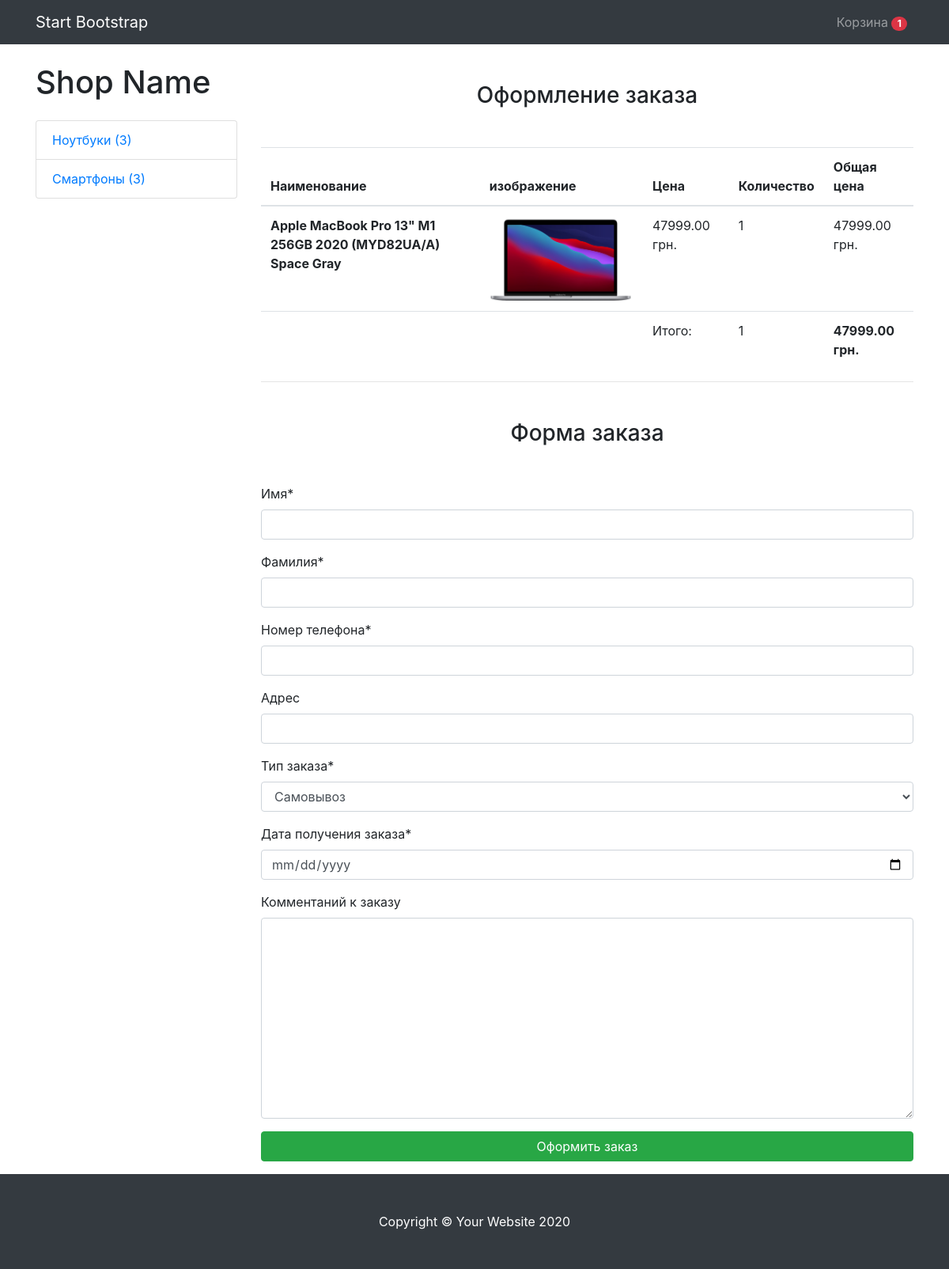
/checkout/ (signed in), run on an earlier commit of the app's database.
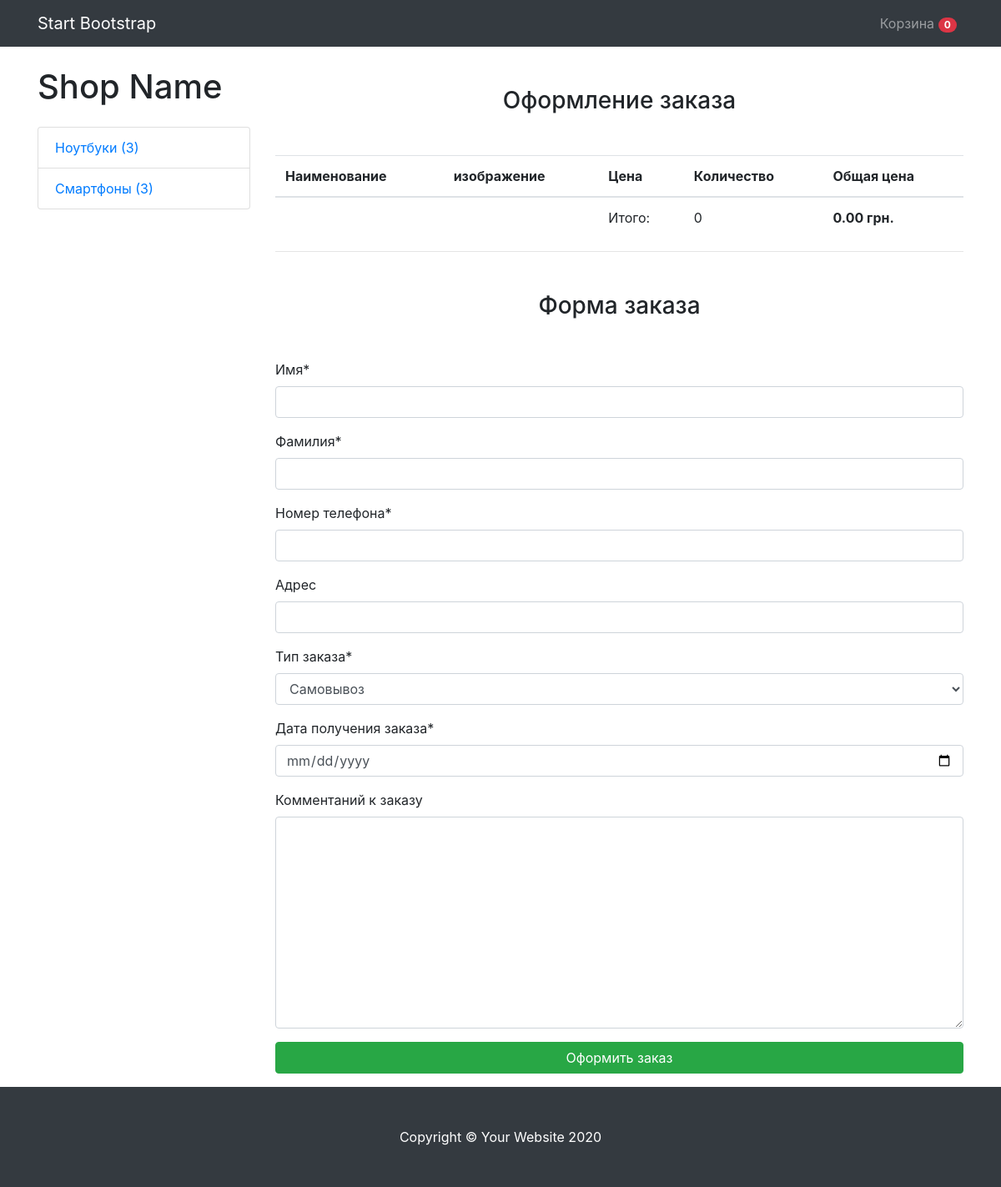
And on a later commit of the database.
### mainapp/models.py (models this page shows, shortened)
class Cart(models.Model):
    owner = models.ForeignKey("Customer", null=True, verbose_name="Владелец", on_delete=models.CASCADE)
    products = models.ManyToManyField(CartProduct, blank=True, related_name="related_cart")    # связь с объектом CartProdukt (многие ко многим). blank=True - для проверки даных. поле может быть пустым
    total_product = models.PositiveIntegerField(default=0)
    final_price = models.DecimalField(
        max_digits=9, decimal_places=2, verbose_name="Общая цена", default=0
    )
    in_order = models.BooleanField(default=False)    # для определения является корзина в заказе или нет (по умолчанию - нет)
    for_anonymous_user = models.BooleanField(default=False)

class Category(models.Model):
    name = models.CharField(max_length=255, verbose_name="Имя категории")    # строка из 255 символов
    slug = models.SlugField(unique=True)    # уникальный слаг для URL
    objects = CategoryManager()
    def get_absolute_url(self):    # настройка url
        return reverse("mainapp:category_detail", kwargs={"slug": self.slug})

class CartProduct(models.Model):
    user = models.ForeignKey("Customer", verbose_name="Покупатель", on_delete=models.CASCADE)    #? первый аргумент
    cart = models.ForeignKey(
        "Cart", verbose_name="Корзина", on_delete=models.CASCADE, related_name="related_products"
    )    # related_name - название, используемое для обратной связи от связанной модели
    content_type = models.ForeignKey(ContentType, on_delete=models.CASCADE)    # ContentType - микрофреймворк который видетвсе модели в Install apps (все модели которые есть в проекте)
    object_id = models.PositiveIntegerField()
    content_object = GenericForeignKey("content_type", "object_id")
    qty = models.PositiveIntegerField(default=1)    # челое число больше нуля
    final_price = models.DecimalField(max_digits=9, decimal_places=2, verbose_name="Общая цена")

class Product(models.Model):
    class Meta:
        abstract = True  # делает данную модель обстрактной (созлать для нее миграцию не возможно) (некий каркас для продукта)
    category = models.ForeignKey(Category, verbose_name="Категория",
                                 on_delete=models.CASCADE)  # связь с объектом Category (один ко многим)
    title = models.CharField(max_length=255, verbose_name="Наименование")
    slug = models.SlugField(unique=True)
    image = models.ImageField(verbose_name="Изображение", upload_to="mainapp/")    # изображение (аргумент <upload_to=""> - путь сохранения файла)
    description = models.TextField(verbose_name="Описание", null=True)  # большой текст (null=True - может быть пустым)
    price = models.DecimalField(max_digits=9, decimal_places=2,
                                verbose_name="Цена")  # 1-количество цифр 2-цифры после запятой

class Notebook(Product):
    diagonal = models.CharField(max_length=255, verbose_name="Диагональ")
    display_type = models.CharField(max_length=255, verbose_name="Тип дисплея")
    processor_freq = models.CharField(max_length=255, verbose_name="Частота процессора")
    ram = models.CharField(max_length=255, verbose_name="Оперативная память")
    video = models.CharField(max_length=255, verbose_name="Видеокарта")
    time_without_charge = models.CharField(max_length=255, verbose_name="Время работы аккумулятора")

### mainapp/views.py (the view)
# urls.py: path("checkout/", views.CheckoutView.as_view(), name="checkout"),
class CheckoutView(CartMixin, View):
    def get(self, request, *args, **kwargs):
        categories = Category.objects.get_categories_for_left_sidebar()
        form = OrderForm(request.POST or None)    # пост запрос или ничего (инстансирование формы)
        context = {
            "cart": self.cart,
            "categories": categories,
            "form": form,
        }
        return render(request, "mainapp/checkout.html", context)

### mainapp/forms.py
class OrderForm(forms.ModelForm):
    def __init__(self, *args, **kwargs):
        super().__init__(*args, **kwargs)
        self.fields["order_date"].label = "Дата получения заказа"    # для отображения коректной надписи в форме
    order_date = forms.DateField(widget=forms.TextInput(attrs={"type": "date"}))    # для упрощения выбора даты (как на календаре)
    class Meta:
        model = Order    # модель с которой необходимо работать
        fields = (    # поля которые необходимо отрендерить в шаблоне
            "first_name", "last_name", "phone",
            "address", "buying_type", "order_date", "comment"
        )

### mainapp/models.py (called while the page is built)
def get_models_for_count(*model_names):
    return [models.Count(model_name) for model_name in model_names]

    def get_queryset(self):
        return super().get_queryset()

### templates/mainapp/checkout.html (shortened to what this page needs)
{% extends "base/base.html" %}
{% load crispy_forms_tags %}
{% block content %}
<h3 class="text-center mt-5 mb-5">Оформление заказа</h3>
<table class="table">
    <thead>
        <tr>
            <th scope="col">Наименование</th>
            <th scope="col">изображение</th>
            <th scope="col">Цена</th>
            <th scope="col">Количество</th>
            <th scope="col">Общая цена</th>
        </tr>
    </thead>
    <tbody>
        {% for item in cart.products.all %}
        <tr>
            <th scope="row">{{ item.content_object.title }}</th>
            <td class="w-25"><img src="{{ item.content_object.image.url }}" class="img-fluid"></td>
            <td>{{ item.content_object.price }} грн.</td>
            <td>{{ item.qty }}</td>
            <td>{{ item.final_price }} грн.</td>
        </tr>
        {% endfor %}
            <tr>
                <td colspan="2"></td>
                <td>Итого:</td>
                <td>{{ cart.total_product }}</td>
                <td><strong>{{ cart.final_price }} грн.</strong></td>
            </tr>
    </tbody>
</table>
<hr>
<form action="{% url 'mainapp:make_order' %}" method="POST">
    <h3 class="text-center mt-5 mb-5">Форма заказа</h3>
    {{ form|crispy }}
    <input type="submit" class="btn btn-success btn-block mb-3" value="Оформить заказ">
</form>
{% endblock content %}

### templates/base/base.html (shortened to what this page needs)
{% load static %}
<!DOCTYPE html>
<html lang="en">
<head>
  <link href="{% static 'mainapp/vendor/bootstrap/css/bootstrap.min.css' %}" rel="stylesheet">
  <link href="{% static 'mainapp/css/shop-homepage.css' %}" rel="stylesheet">
</head>
<body>
  <nav class="navbar navbar-expand-lg navbar-dark bg-dark fixed-top">
    <div class="container">
      <a class="navbar-brand" href="#">Start Bootstrap</a>
      <div class="collapse navbar-collapse" id="navbarResponsive">
        <ul class="navbar-nav ml-auto">
          <li class="nav-item">
            <a class="nav-link" href="{% url 'mainapp:cart' %}">Корзина <span class="badge badge-pill badge-danger">{{ cart.products.count }}</span></a>
          </li>
        </ul>
      </div>
    </div>
  </nav>
  <div class="container">
    <div class="row">
      <div class="col-lg-3">
        <h1 class="my-4">Shop Name</h1>
        <div class="list-group">
          {% for category in categories %}
          <a href="{{ category.url }}" class="list-group-item">{{ category.name }} ({{ category.count }})</a>
          {% endfor %}
        </div>
      </div>
      <div class="col-lg-9">
        {% block content %}{% endblock content %}
      </div>
    </div>
  </div>
  <footer class="py-5 bg-dark">
    <div class="container">
      <p class="m-0 text-center text-white">Copyright &copy; Your Website 2020</p>
    </div>
  </footer>
</body>
</html>

What changed in the data, as far as the page shows it:
removed Cart: products.count "1", total_product "1", final_price "47999.00"
removed CartProduct: content_object "Apple MacBook Pro 13\" M1 256GB 2020 (MYD82UA/A) Space Gray", content_object.image (picture), content_object.price "47999.00", qty "1", final_price "47999.00"
added Cart: products.count "0", total_product "0", final_price "0.00"
